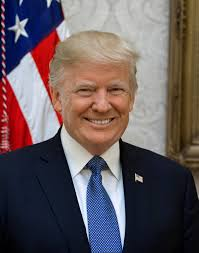
#> input picture 08112019/contest_round_2/06/trump.jpg, 199 x 253 px
$ python main.py
#> lines starting #> are read from the running program, lines starting #| are printed output that depends on the picture
import cv2
import numpy as np


img = cv2.imread('trump.jpg')
#> img is the input picture: shape (253, 199, 3); mean B, G, R 92, 89, 101.4

B , G , R = cv2.split(img)
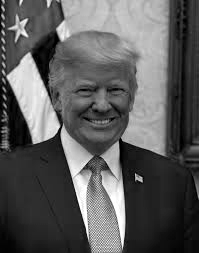
#> B: shape (253, 199); min 0, max 255, mean 92
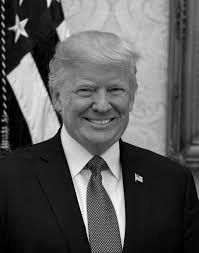
#> G: shape (253, 199); min 0, max 255, mean 89
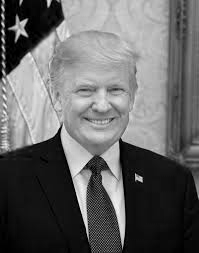
#> R: shape (253, 199); min 0, max 248, mean 101.4

C = 255 - R
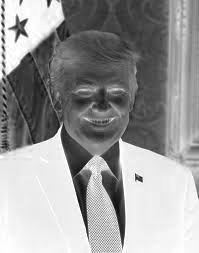
#> C: shape (253, 199); min 7, max 255, mean 153.6
M = 255 - G
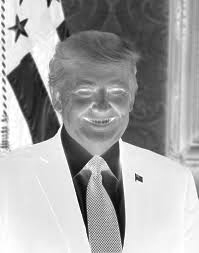
#> M: shape (253, 199); min 0, max 255, mean 166
Y = 255 - B
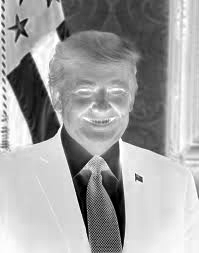
#> Y: shape (253, 199); min 0, max 255, mean 163
result = cv2.merge((C,M,Y))
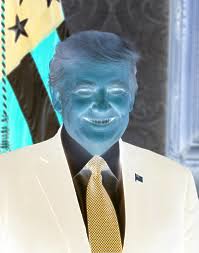
#> result: shape (253, 199, 3); mean R, G, B 153.6, 166, 163
cv2.imwrite('result.jpg',result)
